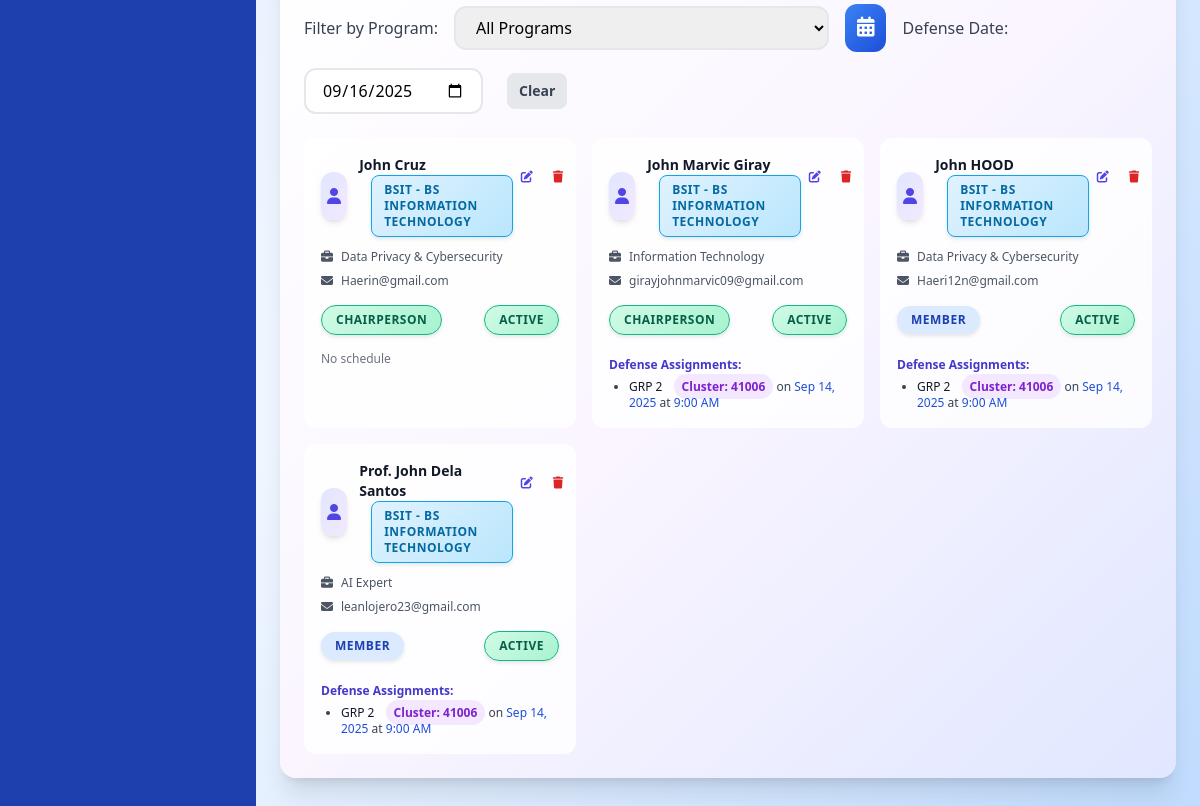
Page /admin-pages/panel-assignment.php (signed in, lower part) on the earlier database version.
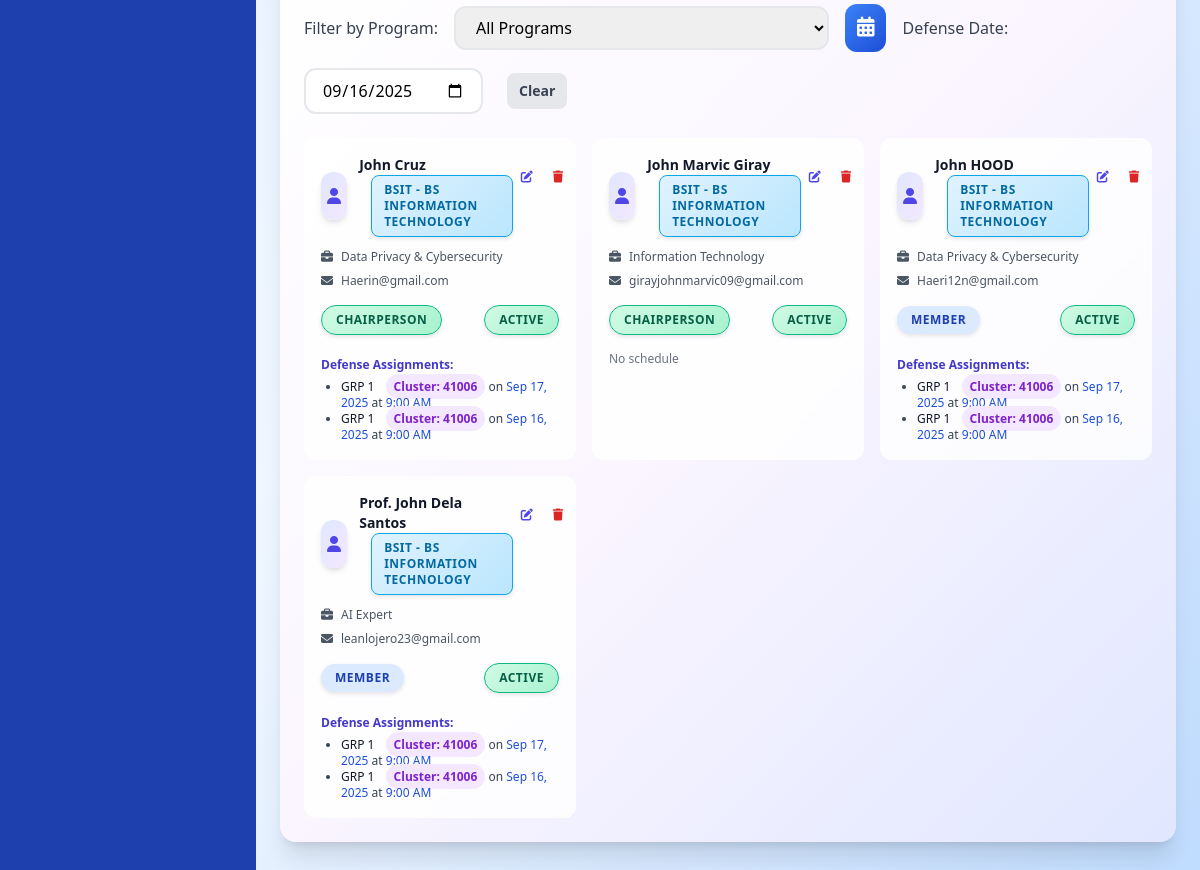
Same page on the later database version.
### tables this page shows
CREATE TABLE `panel_members` (
  `id` int(11) NOT NULL,
  `first_name` varchar(50) NOT NULL,
  `last_name` varchar(50) NOT NULL,
  `email` varchar(100) NOT NULL,
  `specialization` varchar(100) NOT NULL,
  `program` varchar(50) DEFAULT NULL,
  `status` enum('active','inactive') DEFAULT 'active',
  `role` enum('chairperson','member') NOT NULL DEFAULT 'member',
  `created_at` timestamp NOT NULL DEFAULT current_timestamp(),
  `updated_at` timestamp NOT NULL DEFAULT current_timestamp() ON UPDATE current_timestamp()
);

CREATE TABLE `defense_panel` (
  `id` int(11) NOT NULL,
  `defense_id` int(11) NOT NULL,
  `faculty_id` int(11) NOT NULL,
  `role` enum('chair','member') DEFAULT 'member',
  `created_at` timestamp NOT NULL DEFAULT current_timestamp()
);

CREATE TABLE `groups` (
  `id` int(11) NOT NULL,
  `name` varchar(255) NOT NULL,
  `program` varchar(50) NOT NULL,
  `cluster_id` int(11) DEFAULT NULL,
  `join_code` varchar(10) DEFAULT NULL,
  `created_at` timestamp NOT NULL DEFAULT current_timestamp()
);

CREATE TABLE `clusters` (
  `id` int(11) NOT NULL,
  `program` varchar(100) NOT NULL,
  `cluster` varchar(50) NOT NULL,
  `school_year` varchar(20) NOT NULL,
  `faculty_id` int(11) DEFAULT NULL,
  `assigned_date` date DEFAULT NULL,
  `student_count` int(11) DEFAULT 0,
  `capacity` int(11) DEFAULT 50,
  `status` enum('assigned','pending','unassigned') DEFAULT 'unassigned',
  `created_date` timestamp NOT NULL DEFAULT current_timestamp() ON UPDATE current_timestamp()
);

CREATE TABLE `defense_schedules` (
  `id` int(11) NOT NULL,
  `group_id` int(11) DEFAULT NULL,
  `defense_date` date DEFAULT NULL,
  `start_time` time DEFAULT NULL,
  `end_time` time DEFAULT NULL,
  `room_id` int(11) DEFAULT NULL,
  `status` enum('scheduled','completed','cancelled','failed','passed') DEFAULT 'scheduled',
  `created_at` timestamp NOT NULL DEFAULT current_timestamp(),
  `defense_type` enum('pre_oral','final','pre_oral_redefense','final_redefense') DEFAULT NULL,
  `defense_result` enum('pending','passed','failed','redefense') DEFAULT 'pending',
  `parent_defense_id` int(11) DEFAULT NULL,
  `redefense_reason` text DEFAULT NULL,
  `is_redefense` tinyint(1) DEFAULT 0,
  `completed_at` timestamp NULL DEFAULT NULL,
  `updated_at` timestamp NOT NULL DEFAULT current_timestamp() ON UPDATE current_timestamp()
);

### admin-pages/panel-assignment.php (the view, shortened to what this page needs)
<?php
include('../includes/connection.php');
$programs = [
    'bsit' => 'BSIT - BS Information Technology',
    'bshm' => 'BSHM - BS Hospitality Management',
    'bsoa' => 'BSOA - BS Office Administration',
    'bsba' => 'BSBA - BS Business Administration',
    'bscrim' => 'BSCrim - BS Criminology',
    'beed' => 'BEEd - Bachelor of Elementary Education',
    'bsed' => 'BSEd - Bachelor of Secondary Education',
    'bscpe' => 'BSCpE - BS Computer Engineering',
    'bstm' => 'BSTM - BS Tourism Management',
    'bsentrep' => 'BSEntrep - BS Entrepreneurship',
    'bsais' => 'BSAIS - BS Accounting Information System',
    'bspsych' => 'BSPsych - BS Psychology',
    'blis' => 'BLIS - BL Information Science'
];
$panel_query = "SELECT * FROM panel_members ORDER BY program, last_name, first_name";
$panel_result = $conn->query($panel_query);
$panel_members_by_program = [];
while ($row = $panel_result->fetch_assoc()) {
    $program = $row['program'];
    if (!isset($panel_members_by_program[$program])) {
        $panel_members_by_program[$program] = [];
    }
    $assignments = [];
    $defense_panel_query = "SELECT dp.*, ds.defense_date, ds.start_time, ds.end_time, ds.group_id, g.name as group_name, c.cluster as cluster_name
        FROM defense_panel dp
        JOIN defense_schedules ds ON dp.defense_id = ds.id
        JOIN groups g ON ds.group_id = g.id
        LEFT JOIN clusters c ON g.cluster_id = c.id
        WHERE dp.faculty_id = " . intval($row['id']) . "
        ORDER BY ds.defense_date DESC, ds.start_time DESC";
    $defense_panel_result = $conn->query($defense_panel_query);
    while ($ap = $defense_panel_result->fetch_assoc()) {
        $assignments[] = $ap;
    }
    $row['defense_assignments'] = $assignments;
    $panel_members_by_program[$program][] = $row;
}
?>
<!DOCTYPE html>
<html lang="en">
<head>
    <script src="https://cdn.tailwindcss.com"></script>
    <link rel="stylesheet" href="https://cdn.jsdelivr.net/npm/flatpickr/dist/flatpickr.min.css">
    <link rel="stylesheet" href="https://cdnjs.cloudflare.com/ajax/libs/font-awesome/6.0.0/css/all.min.css">
</head>
<body class="bg-gradient-to-br from-blue-100 via-blue-50 to-blue-200 h-screen overflow-hidden">
    <div class="min-h-screen flex">
        <?php include('../includes/admin-sidebar.php'); ?>
        <main class="flex-1 overflow-y-auto p-6">
            <div class="bg-gradient-to-br from-white via-purple-50 to-indigo-100 rounded-2xl p-6 mb-8 animate-scale-in shadow-xl border-0">
                <div class="flex flex-wrap items-center gap-4 mb-6">
                    <label for="programDropdown" class="font-medium text-gray-700">Filter by Program:</label>
                    <select id="programDropdown" class="px-4 py-2 border-2 border-gray-200 rounded-xl focus:outline-none focus:ring-2 focus:ring-primary focus:border-primary transition-all">
                        <option value="all">All Programs</option>
                    </select>
                    <div class="gradient-blue p-3 rounded-xl">
                        <i class="fas fa-calendar-alt text-white text-xl"></i>
                    </div>
                    <label for="calendarFilter" class="font-medium text-gray-700">Defense Date:</label>
                    <input type="date" id="calendarFilter" class="px-4 py-2 border-2 border-gray-200 rounded-xl focus:outline-none focus:ring-2 focus:ring-primary focus:border-primary transition-all" value="<?php echo date('Y-m-d'); ?>">
                    <button type="button" onclick="clearCalendarFilter()" class="ml-2 bg-gray-200 text-gray-700 px-3 py-2 rounded-lg text-sm font-semibold hover:bg-gray-300">Clear</button>
                </div>
                <?php
                $first = true;
                foreach ($programs as $program_key => $program_name):
                    $members = $panel_members_by_program[$program_key] ?? [];
                ?>
                <div class="program-content <?php echo $first ? 'active' : ''; ?>" id="program-<?php echo $program_key; ?>">
                    <?php if (count($members) > 0): ?>
                        <div class="grid grid-cols-1 md:grid-cols-2 lg:grid-cols-3 gap-4">
                            <?php foreach ($members as $row): ?>
                            <div class="bg-white/80 backdrop-blur-sm rounded-xl p-4 border border-white/40 hover:shadow-lg transition-all duration-300 hover:-translate-y-1 panel-member-card">
                                <div class="flex items-start justify-between mb-3">
                                    <div class="flex items-center">
                                        <div class="w-12 h-12 rounded-xl bg-gradient-to-br from-indigo-100 to-purple-100 flex items-center justify-center shadow-md mr-3">
                                            <i class="fas fa-user text-indigo-600"></i>
                                        </div>
                                        <div>
                                                <h3 class="font-bold text-gray-900 text-sm"><?php echo $row['first_name'] . ' ' . $row['last_name']; ?></h3>
                                                <span class="text-xs <?php echo $row['program'] . '-badge'; ?> program-badge">
                                                    <?php echo $programs[$row['program']]; ?>
                                                </span>
                                            </div>
                                    </div>
                                    <div class="flex space-x-1">
                                        <a href="admin-pages/panel-assignment.php?edit_id=<?php echo $row['id']; ?>" class="p-2 text-indigo-600 hover:bg-indigo-100 rounded-lg transition-colors" title="Edit">
                                            <i class="fas fa-edit text-xs"></i>
                                        </a>
                                        <button type="button" onclick="showDeleteModal(<?php echo $row['id']; ?>)" class="p-2 text-red-600 hover:bg-red-100 rounded-lg transition-colors" title="Delete">
                                            <i class="fas fa-trash text-xs"></i>
                                        </button>
                                    </div>
                                </div>
                                <div class="space-y-2">
                                    <div class="flex items-center text-xs text-gray-600">
                                        <i class="fas fa-briefcase mr-2 w-3"></i>
                                        <span class="truncate"><?php echo $row['specialization']; ?></span>
                                    </div>
                                    <div class="flex items-center text-xs text-gray-600">
                                        <i class="fas fa-envelope mr-2 w-3"></i>
                                        <span class="truncate"><?php echo $row['email']; ?></span>
                                    </div>
                                    <div class="flex items-center justify-between pt-2">
                                        <span class="status-badge <?php echo $row['role'] == 'chairperson' ? 'status-accepted' : 'bg-blue-100 text-blue-800'; ?> text-xs">
                                            <?php echo ucfirst($row['role']); ?>
                                        </span>
                                        <span class="status-badge <?php echo $row['status'] == 'active' ? 'status-accepted' : 'bg-gray-100 text-gray-800'; ?> text-xs">
                                            <?php echo ucfirst($row['status']); ?>
                                        </span>
                                    </div>
                                    <?php
                                    $selectedDate = isset($_GET['defense_date']) ? $_GET['defense_date'] : '';
                                    $assignments = $row['defense_assignments'];
                                    $filteredAssignments = [];
                                    if (!empty($selectedDate)) {
                                        foreach ($assignments as $as) {
                                            if ($as['defense_date'] === $selectedDate) {
                                                $filteredAssignments[] = $as;
                                            }
                                        }
                                    } else {
                                        $filteredAssignments = $assignments;
                                    }
                                    ?>
                                    <?php if (!empty($filteredAssignments)): ?>
                                    <div class="pt-2">
                                        <span class="text-xs font-semibold text-indigo-700">Defense Assignments:</span>
                                        <ul class="list-disc ml-5 mt-1 text-xs text-gray-700">
                                            <?php foreach ($filteredAssignments as $as): ?>
                                                <li>
                                                    <span class="font-medium text-gray-900"><?php echo $as['group_name']; ?></span>
                                                    <?php if (!empty($as['cluster_name'])): ?>
                                                        <span class="ml-2 px-2 py-1 bg-purple-100 text-purple-700 rounded-full text-xs font-semibold">Cluster: <?php echo htmlspecialchars($as['cluster_name']); ?></span>
                                                    <?php endif; ?>
                                                    on <span class="text-blue-700 defense-date" data-date="<?php echo $as['defense_date']; ?>"><?php echo date('M j, Y', strtotime($as['defense_date'])); ?></span>
                                                    at <span class="text-blue-700"><?php echo date('g:i A', strtotime($as['start_time'])); ?></span>
                                                </li>
                                            <?php endforeach; ?>
                                        </ul>
                                    </div>
                                    <?php else: ?>
                                    <div class="pt-2 text-xs text-gray-500">No schedule</div>
                                    <?php endif; ?>
                                </div>
                            </div>
                            <?php endforeach; ?>
                        </div>
                    <?php endif; ?>
                </div>
                <?php
                $first = false;
                endforeach;
                ?>
            </div>
</body>
</html>

### includes/admin-sidebar.php (shortened to what this page needs)
<!DOCTYPE html>
<html lang="en">
<head>
    <script src="https://cdn.tailwindcss.com"></script>
    <link rel="stylesheet" href="https://cdnjs.cloudflare.com/ajax/libs/font-awesome/6.5.0/css/all.min.css">
</head>
<body>
<div class="sidebar sidebar-transition bg-blue-800 text-white flex flex-col hidden md:flex h-screen w-64" id="sidebar">
    <nav class="flex-1 pb-4 hide-scrollbar overflow-y-auto">
    </nav>
</div>
<div class="flex-1 flex flex-col overflow-hidden h-screen">
</body>
</html>

### admin-pages/panel-assignment.php (style rules this page uses)
.animate-scale-in { animation: scaleIn 0.5s ease-out; }
.status-badge { padding: 0.375rem 0.875rem; border-radius: 20px; font-size: 0.75rem; font-weight: 700; text-transform: uppercase; letter-spacing: 0.5px; box-shadow: 0 2px 4px rgba(0, 0, 0, 0.1); }
.status-accepted { background: linear-gradient(135deg, #d1fae5, #a7f3d0); color: #065f46; border: 1px solid #10b981; }
.gradient-blue { background: linear-gradient(135deg, #3b82f6, #1d4ed8); }
.program-content { display: none; animation: fadeIn 0.5s ease-out; }
.program-content.active { display: block; }
.program-badge { display: inline-block; padding: 0.375rem 0.75rem; border-radius: 8px; font-size: 0.7rem; font-weight: 700; margin-left: 0.75rem; text-transform: uppercase; letter-spacing: 0.5px; box-shadow: 0 2px 4px rgba(0, 0, 0, 0.1); }
.bsit-badge { background: linear-gradient(135deg, #e0f2fe, #bae6fd); color: #0369a1; border: 1px solid #0ea5e9; }

### includes/admin-sidebar.php (style rules this page uses)
.hide-scrollbar { overflow-y: auto; -ms-overflow-style: auto; scrollbar-width: thin; scrollbar-gutter: stable; padding-right: 8px; }
.hide-scrollbar { scrollbar-color: rgba(0,0,0,0.22) transparent; }
.sidebar-transition { transition: all 0.3s ease-in-out; }

Differences in the rows shown:
removed defense_panel: groups.name "GRP 2", clusters.cluster "41006", defense_schedules.defense_date "Sep 14, 2025", defense_schedules.start_time "9:00 AM", shown under panel_members "John Marvic"
removed defense_panel: groups.name "GRP 2", clusters.cluster "41006", defense_schedules.defense_date "Sep 14, 2025", defense_schedules.start_time "9:00 AM", shown under panel_members "HOOD"
removed defense_panel: groups.name "GRP 2", clusters.cluster "41006", defense_schedules.defense_date "Sep 14, 2025", defense_schedules.start_time "9:00 AM", shown under panel_members "Prof. John Dela"
added defense_panel: groups.name "GRP 1", clusters.cluster "41006", defense_schedules.defense_date "Sep 17, 2025", defense_schedules.start_time "9:00 AM", shown under panel_members "Cruz"
added defense_panel: groups.name "GRP 1", clusters.cluster "41006", defense_schedules.defense_date "Sep 16, 2025", defense_schedules.start_time "9:00 AM", shown under panel_members "Cruz"
added defense_panel: groups.name "GRP 1", clusters.cluster "41006", defense_schedules.defense_date "Sep 17, 2025", defense_schedules.start_time "9:00 AM", shown under panel_members "HOOD"
added defense_panel: groups.name "GRP 1", clusters.cluster "41006", defense_schedules.defense_date "Sep 16, 2025", defense_schedules.start_time "9:00 AM", shown under panel_members "HOOD"
added defense_panel: groups.name "GRP 1", clusters.cluster "41006", defense_schedules.defense_date "Sep 17, 2025", defense_schedules.start_time "9:00 AM", shown under panel_members "Prof. John Dela"
added defense_panel: groups.name "GRP 1", clusters.cluster "41006", defense_schedules.defense_date "Sep 16, 2025", defense_schedules.start_time "9:00 AM", shown under panel_members "Prof. John Dela"
Other differences:
list line gone: "No schedule"
new list line: "Defense Assignments:"
list line gone: "Defense Assignments:"
new list line: "No schedule"
